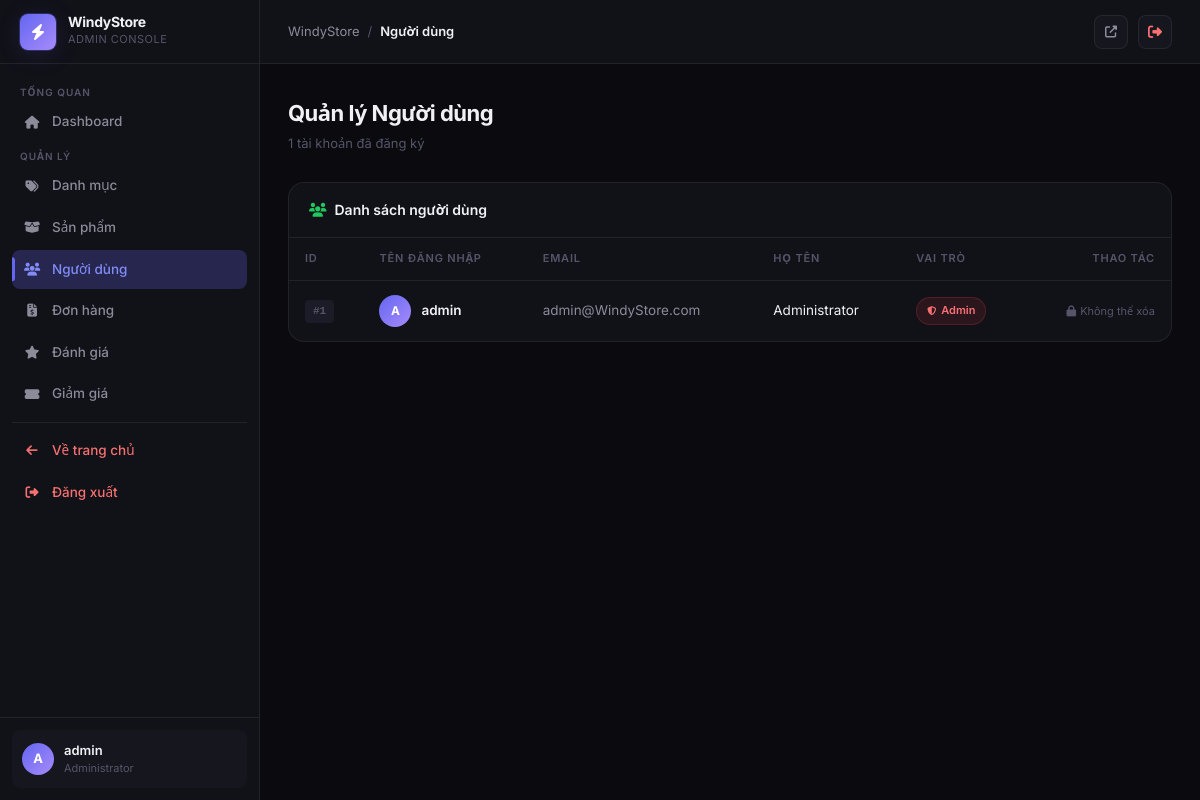
Page /admin/index.php?act=users (signed in) on the committed database.
### tables this page shows
CREATE TABLE users (
    id INT AUTO_INCREMENT PRIMARY KEY,
    username VARCHAR(100) NOT NULL UNIQUE,
    password VARCHAR(255) NOT NULL,
    email VARCHAR(150) NOT NULL UNIQUE,
    fullname VARCHAR(200),
    address VARCHAR(255),
    tel VARCHAR(20),
    role TINYINT(1) DEFAULT 0,  
    created_at TIMESTAMP DEFAULT CURRENT_TIMESTAMP
);

### admin/view/users.php (the view, shortened to what this page needs)
<div class="page-header">
    <div>
        <div class="page-title">Quản lý Người dùng</div>
        <div class="page-subtitle"><?= count($user_list) ?> tài khoản đã đăng ký</div>
    </div>
</div>
<div class="panel">
    <div class="panel-header">
        <span class="panel-title"><i class="fas fa-users" style="color:var(--success); margin-right:8px;"></i>Danh sách người dùng</span>
    </div>
    <div style="overflow-x: auto;">
        <table class="data-table">
            <thead>
                <tr>
                    <th>ID</th>
                    <th>Tên đăng nhập</th>
                    <th>Email</th>
                    <th>Họ tên</th>
                    <th>Vai trò</th>
                    <th style="text-align:right;">Thao tác</th>
                </tr>
            </thead>
            <tbody>
                <?php foreach($user_list as $u): ?>
                <tr>
                    <td><span class="id-chip">#<?= $u['id'] ?></span></td>
                    <td>
                        <div style="display:flex; align-items:center; gap:10px;">
                            <div style="width:32px;height:32px;border-radius:50%;background:linear-gradient(135deg,var(--accent),#a78bfa);display:flex;align-items:center;justify-content:center;font-size:12px;font-weight:700;color:#fff;flex-shrink:0;">
                                <?= strtoupper(substr($u['username'], 0, 1)) ?>
                            </div>
                            <span style="font-weight:600;"><?= htmlspecialchars($u['username']) ?></span>
                        </div>
                    </td>
                    <td style="color:var(--text-secondary);"><?= htmlspecialchars($u['email']) ?></td>
                    <td><?= htmlspecialchars($u['fullname'] ?: '—') ?></td>
                    <td>
                        <?php if($u['role'] == 1): ?>
                            <span class="badge-custom badge-admin"><i class="fas fa-shield-alt" style="font-size:9px;"></i> Admin</span>
                        <?php else: ?>
                            <span class="badge-custom badge-user"><i class="fas fa-user" style="font-size:9px;"></i> User</span>
                        <?php endif; ?>
                    </td>
                    <td style="text-align:right;">
                        <span style="font-size:11px; color:var(--text-muted);" title="Chức năng xóa đã bị vô hiệu hóa">
                            <i class="fas fa-lock" style="margin-right:4px;"></i>Không thể xóa
                        </span>
                    </td>
                </tr>
                <?php endforeach; ?>
            </tbody>
        </table>
    </div>
</div>

### admin/view/header.php (style rules this page uses)
:root { --bg-base: #0a0a0f; --bg-surface: #111118; --bg-surface-2: #16161f; --bg-surface-3: #1c1c28; --border: rgba(255,255,255,0.07); --border-hover: rgba(255,255,255,0.14); --text-primary: #f0f0f5; --text-secondary: #8b8b9a; --text-muted: #55556a; --accent: #6366f1; --accent-light: #818cf8; --accent-glow: rgba(99,102,241,0.25); --accent-hover: #4f46e5; --success: #22c55e; --success-bg: rgba(34,197,94,0.12); --danger: #ef4444; --danger-bg: rgba(239,68,68,0.12); --warning: #f59e0b; --warning-bg: rgba(245,158,11,0.12); --info: #06b6d4; --info-bg: rgba(6,182,212,0.12); --sidebar-w: 260px; --header-h: 64px; --radius-sm: 8px; --radius-md: 12px; --radius-lg: 16px; --radius-xl: 24px; --transition: all 0.2s cubic-bezier(0.4, 0, 0.2, 1); --shadow-sm: 0 1px 3px rgba(0,0,0,0.4); --shadow-md: 0 4px 20px rgba(0,0,0,0.5); --shadow-glow: 0 0 0 1px rgba(99,102,241,0.3), 0 4px 24px rgba(99,102,241,0.15); }
*, *::before, *::after { box-sizing: border-box; margin: 0; padding: 0; }
html, body { height: 100%; font-family: 'Inter', system-ui, -apple-system, sans-serif; font-size: 14px; background: var(--bg-base); color: var(--text-primary); line-height: 1.6; -webkit-font-smoothing: antialiased; }
.page-header { display: flex; align-items: center; justify-content: space-between; margin-bottom: 28px; gap: 16px; flex-wrap: wrap; }
.page-title { font-size: 22px; font-weight: 700; color: var(--text-primary); letter-spacing: -0.5px; }
.page-subtitle { font-size: 13px; color: var(--text-muted); margin-top: 2px; }
.panel { background: var(--bg-surface); border: 1px solid var(--border); border-radius: var(--radius-lg); overflow: hidden; }
.panel-header { display: flex; align-items: center; justify-content: space-between; padding: 16px 20px; border-bottom: 1px solid var(--border); }
.panel-title { font-size: 14px; font-weight: 600; color: var(--text-primary); }
.data-table { width: 100%; border-collapse: collapse; }
.data-table thead tr { border-bottom: 1px solid var(--border); }
.data-table th { padding: 12px 16px; font-size: 11px; font-weight: 600; color: var(--text-muted); text-transform: uppercase; letter-spacing: 0.8px; text-align: left; white-space: nowrap; }
.data-table td { padding: 14px 16px; border-bottom: 1px solid var(--border); color: var(--text-primary); font-size: 13.5px; }
.data-table tbody tr:last-child td { border-bottom: none; }
.data-table tbody tr { transition: var(--transition); }
.badge-custom { display: inline-flex; align-items: center; gap: 5px; padding: 4px 10px; border-radius: 99px; font-size: 11px; font-weight: 600; }
.badge-admin { background: rgba(239,68,68,0.12); color: #f87171; border: 1px solid rgba(239,68,68,0.2); }
.id-chip { display: inline-flex; align-items: center; padding: 3px 8px; background: var(--bg-surface-3); border-radius: 4px; font-size: 11px; font-weight: 700; color: var(--text-muted); font-family: monospace; }

### rows in the picture
users: id "1", username "A", username "admin", email "admin@WindyStore.com", fullname "Administrator", role 1 (drawn)

### other values in the picture
substr($_SESSION['user']['username'] ?? 'A', 0, 1) "A"
$_SESSION['user']['username'] "admin"
$label "Người dùng"
count($user_list) "1"
